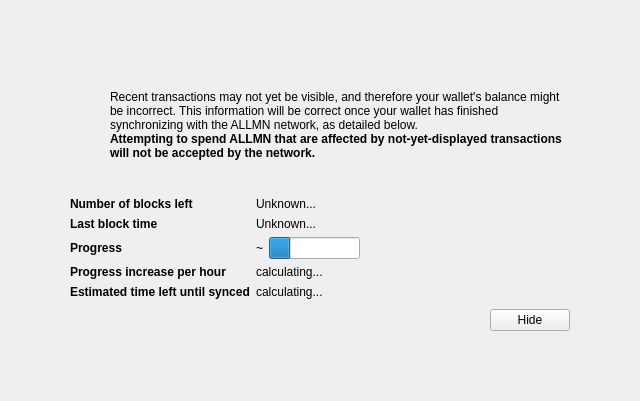
<?xml version="1.0" encoding="UTF-8"?>
<ui version="4.0">
 <class>ModalOverlay</class>
 <widget class="ModalOverlay" name="ModalOverlay">
  <property name="geometry">
   <rect>
    <x>0</x>
    <y>0</y>
    <width>640</width>
    <height>401</height>
   </rect>
  </property>
  <property name="windowTitle">
   <string>Form</string>
  </property>
  <layout class="QVBoxLayout" name="verticalLayout" stretch="0">
   <property name="sizeConstraint">
    <enum>QLayout::SetDefaultConstraint</enum>
   </property>
   <property name="leftMargin">
    <number>0</number>
   </property>
   <property name="topMargin">
    <number>0</number>
   </property>
   <property name="rightMargin">
    <number>0</number>
   </property>
   <property name="bottomMargin">
    <number>0</number>
   </property>
   <item>
    <widget class="QWidget" name="bgWidget" native="true">
     <property name="styleSheet">
      <string notr="true"/>
     </property>
     <layout class="QVBoxLayout" name="verticalLayoutMain" stretch="0">
      <property name="leftMargin">
       <number>60</number>
      </property>
      <property name="topMargin">
       <number>60</number>
      </property>
      <property name="rightMargin">
       <number>60</number>
      </property>
      <property name="bottomMargin">
       <number>60</number>
      </property>
      <item>
       <widget class="QWidget" name="contentWidget" native="true">
        <property name="styleSheet">
         <string notr="true"/>
        </property>
        <layout class="QVBoxLayout" name="verticalLayoutSub" stretch="1,0,0,0,0">
         <property name="spacing">
          <number>0</number>
         </property>
         <property name="leftMargin">
          <number>10</number>
         </property>
         <property name="topMargin">
          <number>10</number>
         </property>
         <property name="rightMargin">
          <number>10</number>
         </property>
         <property name="bottomMargin">
          <number>10</number>
         </property>
         <item>
          <layout class="QHBoxLayout" name="horizontalLayoutIconText" stretch="0,1">
           <property name="topMargin">
            <number>20</number>
           </property>
           <item>
            <layout class="QVBoxLayout" name="verticalLayoutIcon">
             <property name="leftMargin">
              <number>0</number>
             </property>
             <item>
              <widget class="QPushButton" name="warningIcon">
               <property name="enabled">
                <bool>false</bool>
               </property>
               <property name="text">
                <string/>
               </property>
               <property name="icon">
                <iconset>
                 <normaloff>:/icons/warning</normaloff>
                 <disabledoff>:/icons/warning</disabledoff>:/icons/warning</iconset>
               </property>
               <property name="iconSize">
                <size>
                 <width>48</width>
                 <height>48</height>
                </size>
               </property>
               <property name="flat">
                <bool>true</bool>
               </property>
              </widget>
             </item>
             <item>
              <spacer name="verticalSpacerWarningIcon">
               <property name="orientation">
                <enum>Qt::Vertical</enum>
               </property>
               <property name="sizeHint" stdset="0">
                <size>
                 <width>20</width>
                 <height>40</height>
                </size>
               </property>
              </spacer>
             </item>
            </layout>
           </item>
           <item>
            <layout class="QVBoxLayout" name="verticalLayoutInfoText">
             <property name="leftMargin">
              <number>0</number>
             </property>
             <property name="topMargin">
              <number>0</number>
             </property>
             <item>
              <widget class="QLabel" name="infoText">
               <property name="text">
                <string>Recent transactions may not yet be visible, and therefore your wallet's balance might be incorrect. This information will be correct once your wallet has finished synchronizing with the ALLMN network, as detailed below.</string>
               </property>
               <property name="textFormat">
                <enum>Qt::RichText</enum>
               </property>
               <property name="wordWrap">
                <bool>true</bool>
               </property>
              </widget>
             </item>
             <item>
              <widget class="QLabel" name="infoTextStrong">
               <property name="font">
                <font>
                 <weight>75</weight>
                 <bold>true</bold>
                </font>
               </property>
               <property name="text">
                <string>Attempting to spend ALLMN that are affected by not-yet-displayed transactions will not be accepted by the network.</string>
               </property>
               <property name="textFormat">
                <enum>Qt::RichText</enum>
               </property>
               <property name="wordWrap">
                <bool>true</bool>
               </property>
              </widget>
             </item>
             <item>
              <spacer name="verticalSpacerInTextSpace">
               <property name="orientation">
                <enum>Qt::Vertical</enum>
               </property>
               <property name="sizeHint" stdset="0">
                <size>
                 <width>20</width>
                 <height>40</height>
                </size>
               </property>
              </spacer>
             </item>
            </layout>
           </item>
          </layout>
         </item>
         <item>
          <spacer name="verticalSpacerAfterText">
           <property name="orientation">
            <enum>Qt::Vertical</enum>
           </property>
           <property name="sizeHint" stdset="0">
            <size>
             <width>20</width>
             <height>40</height>
            </size>
           </property>
          </spacer>
         </item>
         <item>
          <layout class="QFormLayout" name="formLayout">
           <property name="fieldGrowthPolicy">
            <enum>QFormLayout::FieldsStayAtSizeHint</enum>
           </property>
           <property name="horizontalSpacing">
            <number>6</number>
           </property>
           <property name="verticalSpacing">
            <number>6</number>
           </property>
           <property name="topMargin">
            <number>10</number>
           </property>
           <item row="0" column="0">
            <widget class="QLabel" name="labelNumberOfBlocksLeft">
             <property name="font">
              <font>
               <weight>75</weight>
               <bold>true</bold>
              </font>
             </property>
             <property name="text">
              <string>Number of blocks left</string>
             </property>
            </widget>
           </item>
           <item row="0" column="1">
            <widget class="QLabel" name="numberOfBlocksLeft">
             <property name="text">
              <string>Unknown...</string>
             </property>
            </widget>
           </item>
           <item row="1" column="0">
            <widget class="QLabel" name="labelLastBlockTime">
             <property name="font">
              <font>
               <weight>75</weight>
               <bold>true</bold>
              </font>
             </property>
             <property name="text">
              <string>Last block time</string>
             </property>
            </widget>
           </item>
           <item row="1" column="1">
            <widget class="QLabel" name="newestBlockDate">
             <property name="sizePolicy">
              <sizepolicy hsizetype="Maximum" vsizetype="Preferred">
               <horstretch>0</horstretch>
               <verstretch>0</verstretch>
              </sizepolicy>
             </property>
             <property name="text">
              <string>Unknown...</string>
             </property>
            </widget>
           </item>
           <item row="2" column="0">
            <widget class="QLabel" name="labelSyncDone">
             <property name="font">
              <font>
               <weight>75</weight>
               <bold>true</bold>
              </font>
             </property>
             <property name="text">
              <string>Progress</string>
             </property>
            </widget>
           </item>
           <item row="2" column="1">
            <layout class="QHBoxLayout" name="horizontalLayoutSync" stretch="0,1">
             <item>
              <widget class="QLabel" name="percentageProgress">
               <property name="text">
                <string>~</string>
               </property>
              </widget>
             </item>
             <item>
              <widget class="QProgressBar" name="progressBar">
               <property name="value">
                <number>24</number>
               </property>
               <property name="format">
                <string/>
               </property>
              </widget>
             </item>
            </layout>
           </item>
           <item row="4" column="0">
            <widget class="QLabel" name="labelProgressIncrease">
             <property name="font">
              <font>
               <weight>75</weight>
               <bold>true</bold>
              </font>
             </property>
             <property name="text">
              <string>Progress increase per hour</string>
             </property>
            </widget>
           </item>
           <item row="4" column="1">
            <widget class="QLabel" name="progressIncreasePerH">
             <property name="text">
              <string>calculating...</string>
             </property>
            </widget>
           </item>
           <item row="5" column="0">
            <widget class="QLabel" name="labelEstimatedTimeLeft">
             <property name="font">
              <font>
               <weight>75</weight>
               <bold>true</bold>
              </font>
             </property>
             <property name="text">
              <string>Estimated time left until synced</string>
             </property>
            </widget>
           </item>
           <item row="5" column="1">
            <widget class="QLabel" name="expectedTimeLeft">
             <property name="text">
              <string>calculating...</string>
             </property>
            </widget>
           </item>
          </layout>
         </item>
         <item>
          <layout class="QHBoxLayout" name="horizontalLayoutButtons">
           <property name="leftMargin">
            <number>10</number>
           </property>
           <property name="topMargin">
            <number>10</number>
           </property>
           <item>
            <spacer name="horizontalSpacer">
             <property name="orientation">
              <enum>Qt::Horizontal</enum>
             </property>
             <property name="sizeHint" stdset="0">
              <size>
               <width>40</width>
               <height>20</height>
              </size>
             </property>
            </spacer>
           </item>
           <item>
            <widget class="QPushButton" name="closeButton">
             <property name="text">
              <string>Hide</string>
             </property>
            </widget>
           </item>
          </layout>
         </item>
         <item>
          <layout class="QVBoxLayout" name="verticalLayout_2">
           <item>
            <spacer name="verticalSpacer">
             <property name="orientation">
              <enum>Qt::Vertical</enum>
             </property>
             <property name="sizeHint" stdset="0">
              <size>
               <width>20</width>
               <height>40</height>
              </size>
             </property>
            </spacer>
           </item>
          </layout>
         </item>
        </layout>
       </widget>
      </item>
     </layout>
    </widget>
   </item>
  </layout>
 </widget>
 <customwidgets>
  <customwidget>
   <class>ModalOverlay</class>
   <extends>QWidget</extends>
   <header>modaloverlay.h</header>
   <container>1</container>
  </customwidget>
 </customwidgets>
 <resources/>
 <connections/>
</ui>
